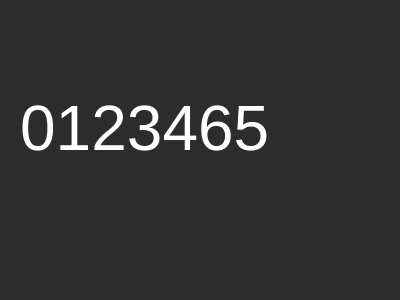
Frame 1 (no input)
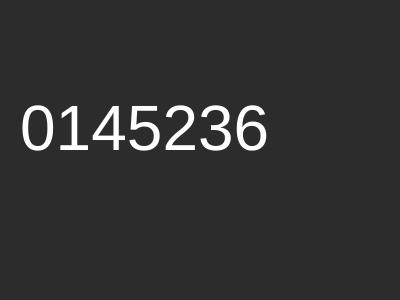
Frame 60 (no input)
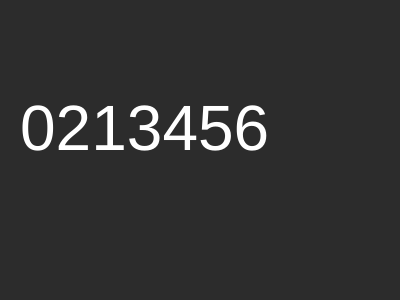
Frame 120 (the mouse pressed at the canvas centre since frame 60)

The p5.js sketch that drew these frames (run headless with seeded random() and noise() and a simulated clock; from frame 60 on, the mouse is pressed at the canvas centre):

// p5.js sketch
// ── sketch.js
// lexicographic permutations
// https://www.quora.com/How-would-you-explain-an-algorithm-that-generates-permutations-using-lexicographic-ordering
// buac TODAS LAS  permutaciones en orden , comenzando desde el numero dado y buscando el siguiente
let vals = [0,1,2,3,4,5,6];
let endArray = [];


function setup() {
	createCanvas(400, 300);
	background(51);
	console.log(vals);

}
function swap(arr, a, b) {
	let temp = arr[a];
	arr[a] = arr[b];
	arr[b] = temp;
	return arr;
}
function draw() {

	background(44);
	// STEP 1
	let largest_i = -1;
	for (let i = 0; i < vals.length - 1; i++) {
		if (vals[i] < vals[i + 1]) {
			largest_i = i;

		}

	}
	console.log("larg i " + largest_i);
	if (largest_i == -1) {
		noLoop();
		console.log(" finished ");
	}
	//step 2
	let largest_y = -1;
	for (let y = 0; y < vals.length; y++) {
		if (vals[largest_i] < vals[y] ) {
			largest_y = y;

		}
	}
	//console.log("larg y " + largest_y);
	console.log(vals);
	// step 3 swap
	swap(vals, largest_y, largest_i);
	console.log(vals);
	// step 4 reverse
	endArray = vals.splice(largest_i +1 );

	endArray.reverse();
	console.log(endArray);
	vals = vals.concat(endArray);
	textSize(64);
	let s="";
	for (let i =0;i< vals.length;i++){
		s+=vals[i];
	}
fill(255);
text(s,20,height/2);

}
